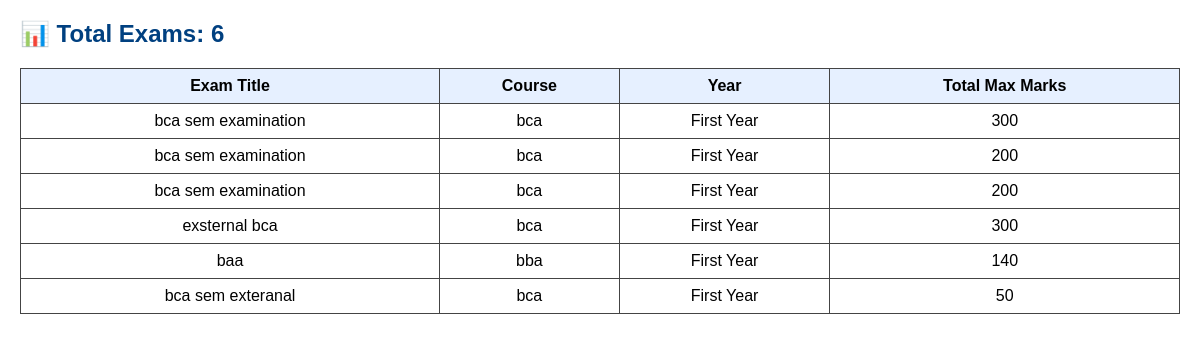
Screenshot of /exams/total/ with the database file from the repository.
### exam1/models.py (models this page shows, shortened)
class Exam(models.Model):
    exam_title = models.CharField(max_length=100)
    exam_id = models.AutoField(primary_key=True)
    course = models.CharField(max_length=100)
    year = models.IntegerField(choices=[
        (1, 'First Year'),
        (2, 'Second Year'),
        (3, 'Third Year'),
        (4, 'Fourth Year')
    ])
    num_subjects = models.IntegerField()
    subject_names = models.JSONField(default=list)  # [{"name": "Math", "date": "2025-05-01"}, ...]
    subject_max_marks = models.JSONField(default=list)  # [{"name": "Math", "max_marks": 100}, ...]
    total_max_marks = models.IntegerField(default=0)  # Field to store the total max marks

### exam1/views.py (the view)
# urls.py: path("exams/total/", views.total_exams_view, name="total_exams"),
def total_exams_view(request):
    total_exams = Exam.objects.count()
    exams = Exam.objects.all()
    return render(request, "exam1/total_exams.html", {
        "total_exams": total_exams,
        "exams": exams,
    })

### template/exam1/total_exams.html (shortened to what this page needs)
<!DOCTYPE html>
<html>
<head>
</head>
<body>
    <h2>📊 Total Exams: {{ total_exams }}</h2>
    {% if exams %}
        <table>
            <tr>
                <th>Exam Title</th>
                <th>Course</th>
                <th>Year</th>
                <th>Total Max Marks</th>
            </tr>
            {% for exam in exams %}
            <tr>
                <td>{{ exam.exam_title }}</td>
                <td>{{ exam.course }}</td>
                <td>{{ exam.get_year_display }}</td>
                <td>{{ exam.total_max_marks }}</td>
            </tr>
            {% endfor %}
        </table>
    {% else %}
        <p>No exams found.</p>
    {% endif %}
</body>
</html>

### template/exam1/total_exams.html (style rules this page uses)
body { font-family: Arial, sans-serif; margin: 20px; }
h2 { color: #004080; }
table { width: 100%; border-collapse: collapse; margin-top: 20px; }
table, th, td { border: 1px solid #444; }
th, td { padding: 8px; text-align: center; }
th { background-color: #e6f0ff; }

### rows the page displays
Exam: exam_title "bca sem examination", course "bca", year "First Year", total_max_marks "300"
Exam: exam_title "bca sem examination", course "bca", year "First Year", total_max_marks "200"
Exam: exam_title "bca sem examination", course "bca", year "First Year", total_max_marks "200"
Exam: exam_title "exsternal bca", course "bca", year "First Year", total_max_marks "300"
Exam: exam_title "baa", course "bba", year "First Year", total_max_marks "140"
Exam: exam_title "bca sem exteranal", course "bca", year "First Year", total_max_marks "50"

### other values shown
{{ total_exams }} "6"
